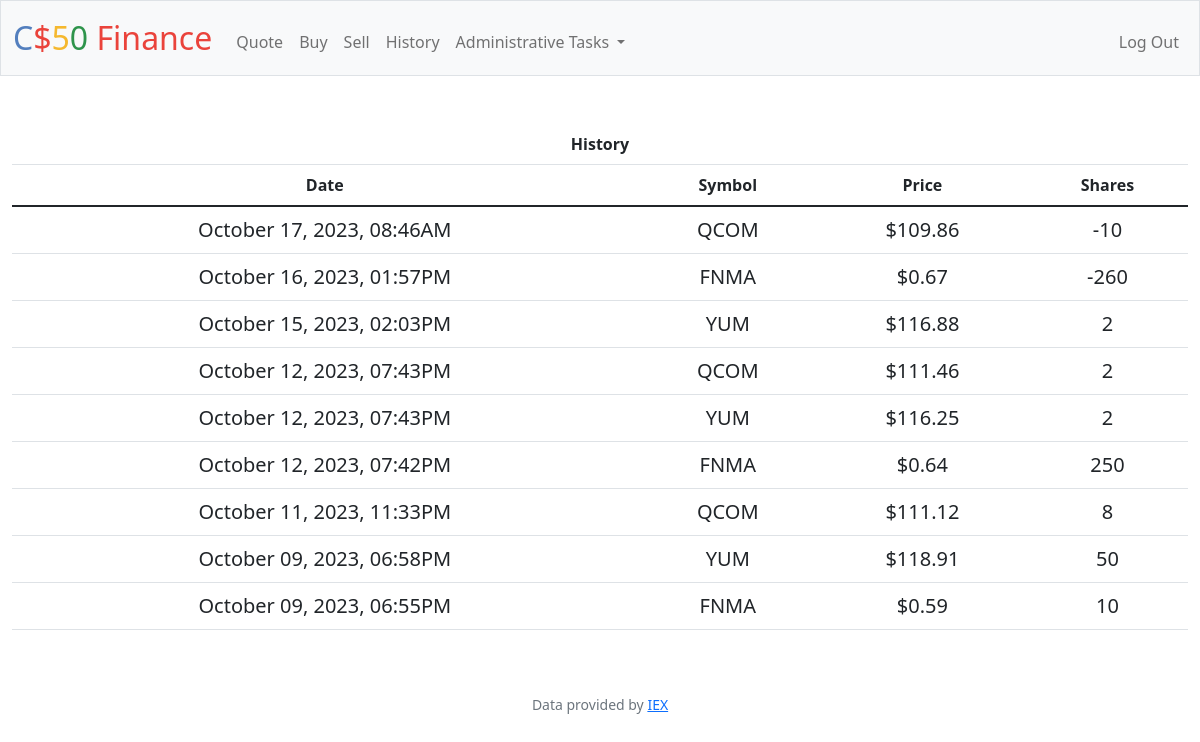
Screenshot of /history (signed in) with the database file from the repository.
### tables this page shows
CREATE TABLE tickers(
    id INTEGER PRIMARY KEY AUTOINCREMENT NOT NULL ,
    sub_total NUMERIC NOT NULL ,
    user_id INTEGER NOT NULL ,
    transaction_date DATETIME NOT NULL DEFAULT ( datetime(CURRENT_TIMESTAMP, 'localtime') ) ,
    transaction_details TEXT NOT NULL ,
    symbol TEXT NOT NULL ,
    stock_price NUMERIC NOT NULL ,
    shares INTEGER NOT NULL ,
    FOREIGN KEY (user_id) REFERENCES users (id) ON UPDATE SET NULL ON DELETE SET NULL
);

### app.py (the view)
@app.route("/history")
@login_required
def history():
    stock_portfolio = db.execute(
        "SELECT * FROM tickers WHERE user_id = ? ORDER BY transaction_date DESC",
        session["user_id"],
    )
    if request.method == "GET":
        return render_template("history.html", stock_portfolio=stock_portfolio)

### app.py (called while the page is built)
@app.after_request
def after_request(response):
    response.headers["Cache-Control"] = "no-cache, no-store, must-revalidate"
    response.headers["Expires"] = 0
    response.headers["Pragma"] = "no-cache"
    return response

### helpers.py (called while the page is built)
def login_required(f):
    @wraps(f)
    def decorated_function(*args, **kwargs):
        if session.get("user_id") is None:
            return redirect("/login")
        return f(*args, **kwargs)
    return decorated_function

def usd(value):
    return f"${value:,.2f}"

def datetime_format(value, format="%B %d, %Y, %I:%M%p"):
    datetime_obj = datetime.datetime.strptime(value, "%Y-%m-%d %H:%M:%S")
    datestring = datetime_obj.strftime(format)  # November 24, 2024, 09:30AM
    return datestring

### templates/history.html (shortened to what this page needs)
{% extends "layout.html" %}
{% block main %}
    <div class="row">
        <div class="col">
            <table class="table">
                <thead>
                    <tr class="custom-centered-colspan">
                        <th scope="col" colspan="4">History</th>
                    </tr>
                    <tr>
                        <th scope="col">Date</th>
                        <th scope="col">Symbol</th>
                        <th scope="col">Price</th>
                        <th scope="col">Shares</th>
                    </tr>
                </thead>
                <tbody>
                    {% if stock_portfolio | length == 0 %}
                        <tr style="text-align: center;">
                            <td class="lead" colspan="4">
                                You have no history at this time.
                            </td>
                        </tr>
                    {% elif stock_portfolio | length > 0 %}
                        {% for dict in stock_portfolio %}
                            <tr style="text-align: center;">
                                <td class="lead">
                                    {{ dict.transaction_date | datetime_format }}
                                </td>
                                <td class="lead">
                                    {{ dict.symbol }}
                                </td>
                                <td class="lead">
                                    {{ dict.stock_price | usd }}
                                </td>
                                <td class="lead">
                                    {{ dict.shares }}
                                </td>
                            </tr>
                        {% endfor %}
                    {% endif %}
                </tbody>
            </table>
        </div>
    </div>
{% endblock %}

### static/styles.css (style rules this page uses)
.custom-centered-colspan { text-align: center; }

### rows the page displays
tickers: transaction_date "October 17, 2023, 08:46AM", symbol "QCOM", stock_price "$109.86", shares "-10"
tickers: transaction_date "October 16, 2023, 01:57PM", symbol "FNMA", stock_price "$0.67", shares "-260"
tickers: transaction_date "October 15, 2023, 02:03PM", symbol "YUM", stock_price "$116.88", shares "2"
tickers: transaction_date "October 12, 2023, 07:43PM", symbol "QCOM", stock_price "$111.46", shares "2"
tickers: transaction_date "October 12, 2023, 07:43PM", symbol "YUM", stock_price "$116.25", shares "2"
tickers: transaction_date "October 12, 2023, 07:42PM", symbol "FNMA", stock_price "$0.64", shares "250"
tickers: transaction_date "October 11, 2023, 11:33PM", symbol "QCOM", stock_price "$111.12", shares "8"
tickers: transaction_date "October 09, 2023, 06:58PM", symbol "YUM", stock_price "$118.91", shares "50"
tickers: transaction_date "October 09, 2023, 06:55PM", symbol "FNMA", stock_price "$0.59", shares "10"
